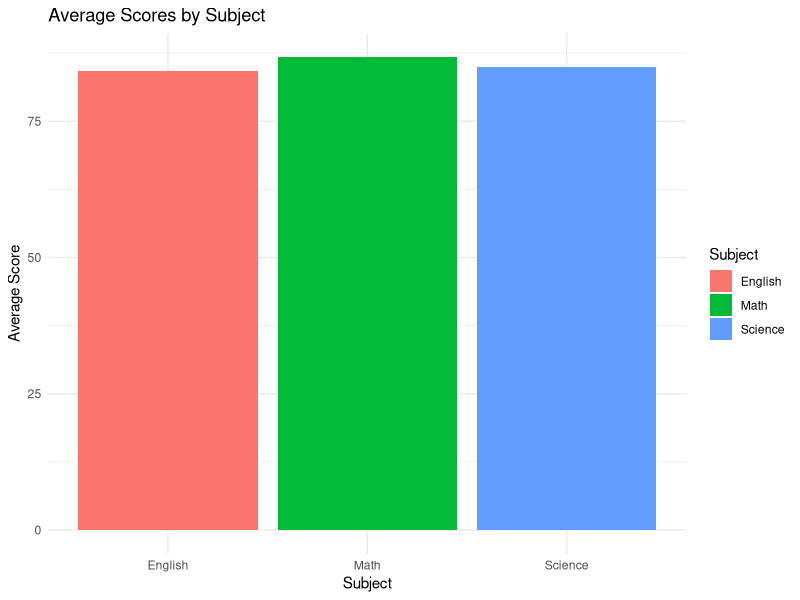
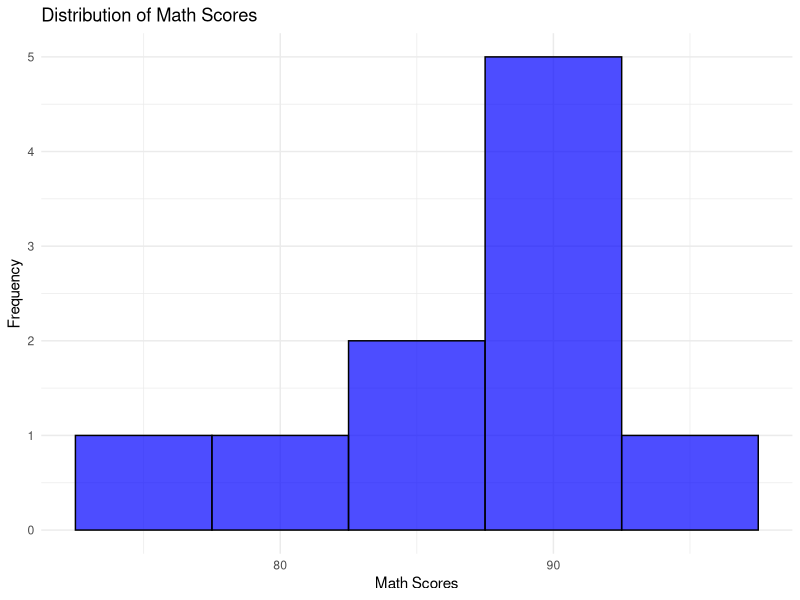
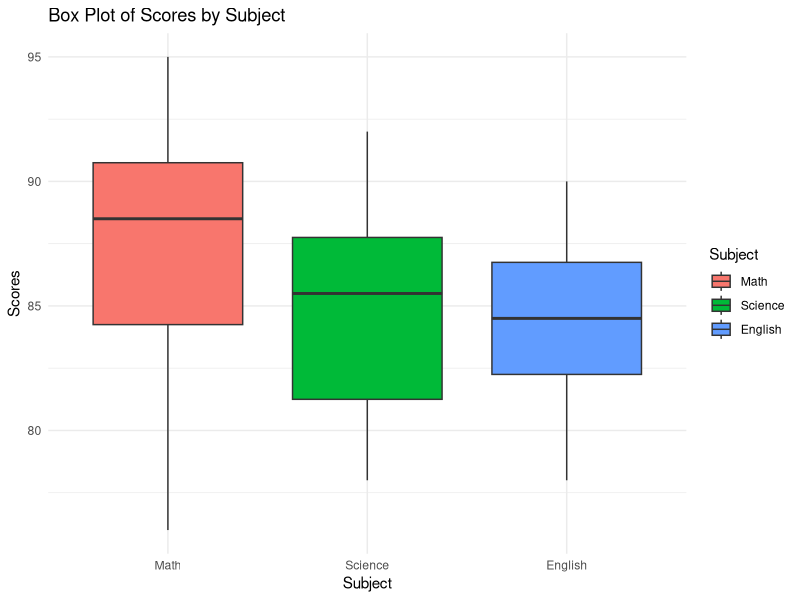
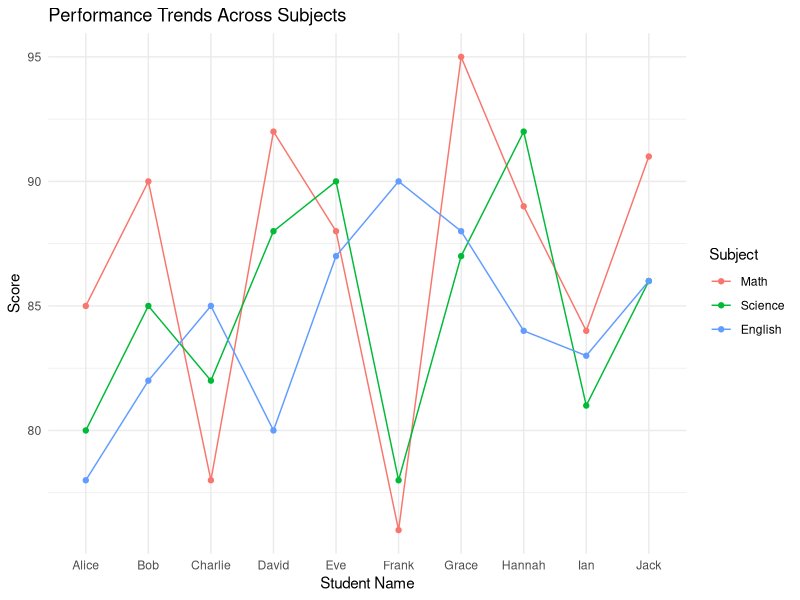

Generate these figures, in order, with R:
# Sample Project: Analyzing and Visualizing Student Scores in R

# Load necessary libraries
install.packages("reshape2")
install.packages("ggplot2")

library(reshape2)
library(ggplot2)


# Step 1: Create a dataset
student_scores <- data.frame(
  student_name = c("Alice", "Bob", "Charlie", "David", "Eve", "Frank", "Grace", "Hannah", "Ian", "Jack"),
  Math = c(85, 90, 78, 92, 88, 76, 95, 89, 84, 91),
  Science = c(80, 85, 82, 88, 90, 78, 87, 92, 81, 86),
  English = c(78, 82, 85, 80, 87, 90, 88, 84, 83, 86)
)

# Display the dataset
print(student_scores)

# Step 2: Perform basic statistical analysis
summary_math <- summary(student_scores$Math)
summary_science <- summary(student_scores$Science)
summary_english <- summary(student_scores$English)

# Calculate mean, median, and standard deviation for each subject
stats <- data.frame(
  Subject = c("Math", "Science", "English"),
  Mean = c(mean(student_scores$Math), mean(student_scores$Science), mean(student_scores$English)),
  Median = c(median(student_scores$Math), median(student_scores$Science), median(student_scores$English)),
  SD = c(sd(student_scores$Math), sd(student_scores$Science), sd(student_scores$English))
)
print(stats)

# Step 3: Visualize the data
# Bar plot for average scores
avg_scores <- colMeans(student_scores[,-1]) # Exclude the student_name column
avg_scores_df <- data.frame(Subject = names(avg_scores), Average_Score = avg_scores)

ggplot(avg_scores_df, aes(x = Subject, y = Average_Score, fill = Subject)) +
  geom_bar(stat = "identity") +
  labs(title = "Average Scores by Subject", x = "Subject", y = "Average Score") +
  theme_minimal()

# Histogram for Math scores
ggplot(student_scores, aes(x = Math)) +
  geom_histogram(binwidth = 5, fill = "blue", color = "black", alpha = 0.7) +
  labs(title = "Distribution of Math Scores", x = "Math Scores", y = "Frequency") +
  theme_minimal()

# Box plot for all subjects
student_scores_long <- reshape2::melt(student_scores, id.vars = "student_name", variable.name = "Subject", value.name = "Score")

ggplot(student_scores_long, aes(x = Subject, y = Score, fill = Subject)) +
  geom_boxplot() +
  labs(title = "Box Plot of Scores by Subject", x = "Subject", y = "Scores") +
  theme_minimal()

# Step 4: Identify highest and lowest scorers in each subject
highest_scorers <- apply(student_scores[,-1], 2, function(x) student_scores$student_name[which.max(x)])
lowest_scorers <- apply(student_scores[,-1], 2, function(x) student_scores$student_name[which.min(x)])

highest_lowest <- data.frame(
  Subject = names(highest_scorers),
  Highest_Scorer = highest_scorers,
  Lowest_Scorer = lowest_scorers
)
print(highest_lowest)

# Step 5: Compare performance trends across subjects
ggplot(student_scores_long, aes(x = student_name, y = Score, color = Subject, group = Subject)) +
  geom_line() +
  geom_point() +
  labs(title = "Performance Trends Across Subjects", x = "Student Name", y = "Score") +
  theme_minimal()

